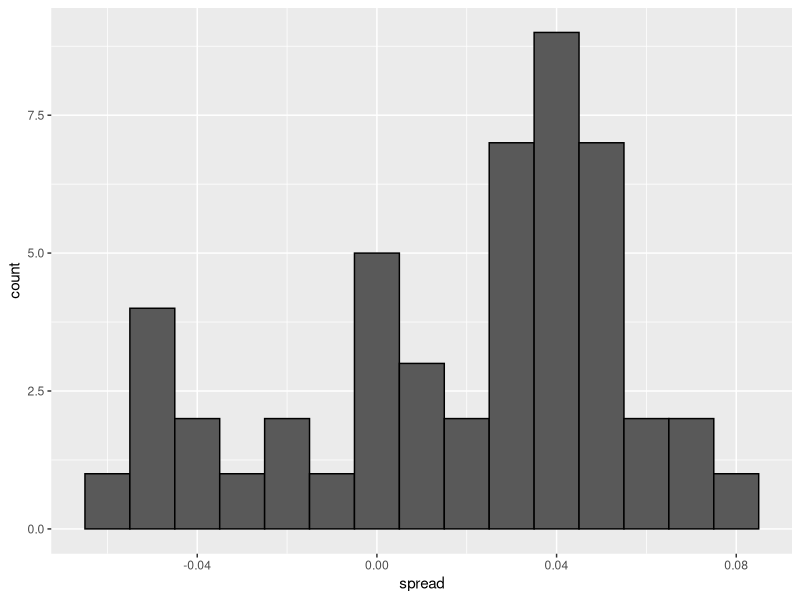
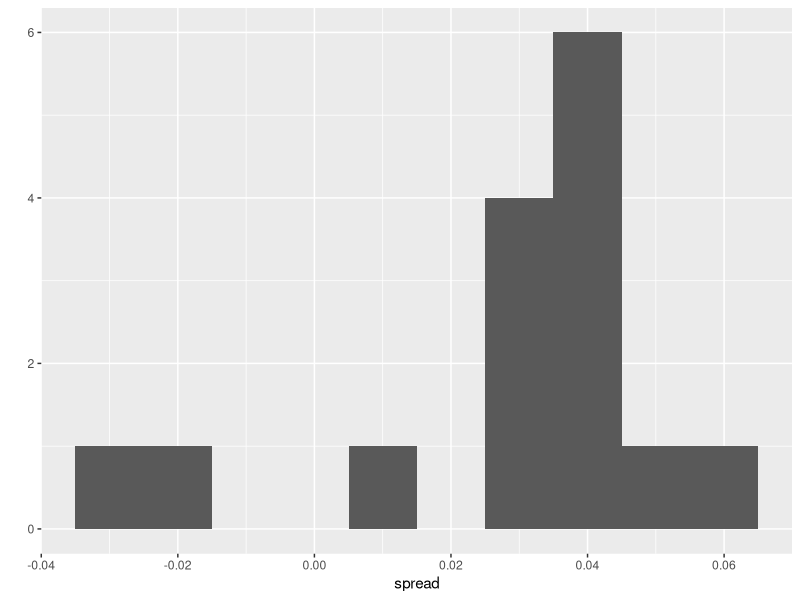
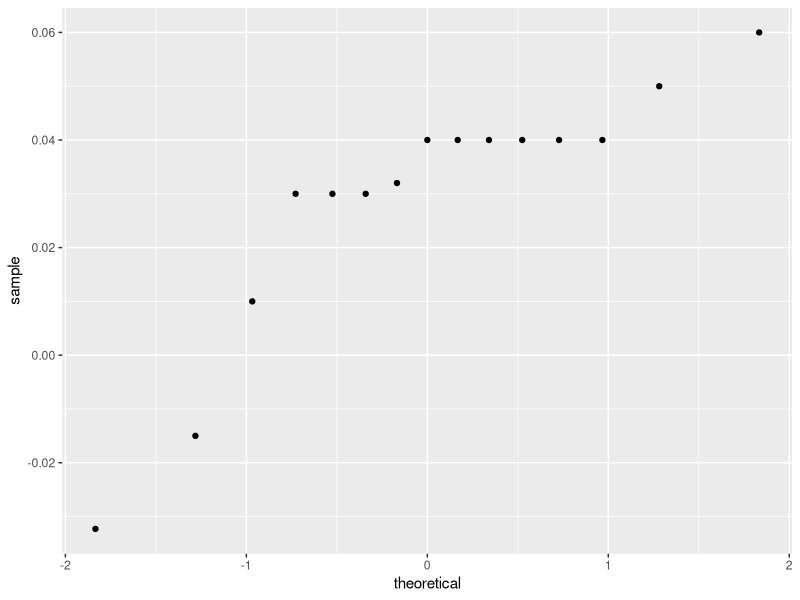

The R script that drew these images, in order:
# Poll aggregators
library(tidyverse)
library(dslabs)
d <- 0.039
Ns <- c(1298, 533, 1342, 897, 774, 254, 812, 324, 1291, 1056, 2172, 516)
p <- (d + 1) / 2

polls <- map_df(Ns, function(N) {
  x <- sample(c(0,1), size=N, replace=TRUE, prob=c(1-p, p))
  x_hat <- mean(x)
  se_hat <- sqrt(x_hat * (1 - x_hat) / N)
  list(estimate = 2 * x_hat - 1, 
       low = 2*(x_hat - 1.96*se_hat) - 1, 
       high = 2*(x_hat + 1.96*se_hat) - 1,
       sample_size = N)
}) %>% mutate(poll = seq_along(Ns))
sum(polls$sample_size)
d_hat <- polls %>% 
  summarize(avg = sum(estimate*sample_size) / sum(sample_size)) %>% 
  pull(avg)

# Poll data
data(polls_us_election_2016)
polls <- polls_us_election_2016 %>% 
  filter(state == "U.S." & enddate >= "2016-10-31" &
           (grade %in% c("A+","A","A-","B+") | is.na(grade)))
# We add a spread estimate:
  polls <- polls %>% 
  mutate(spread = rawpoll_clinton/100 - rawpoll_trump/100)
  
d_hat <- polls %>% 
    summarize(d_hat = sum(spread * samplesize) / sum(samplesize)) %>% 
    pull(d_hat)
#  and the standard error is:
p_hat <- (d_hat+1)/2 
moe <- 1.96 * 2 * sqrt(p_hat * (1 - p_hat) / sum(polls$samplesize))
polls %>%
  ggplot(aes(spread)) +
  geom_histogram(color="black", binwidth = .01)

# 16.2 Data-driven models
one_poll_per_pollster <- polls %>% group_by(pollster) %>% 
  filter(enddate == max(enddate)) %>%
  ungroup()
# Here is a histogram of the data for these 15 pollsters:
qplot(spread, data = one_poll_per_pollster, binwidth = 0.01)

sd(one_poll_per_pollster$spread)
# We are now ready to form a new confidence interval based on our new data-driven model:
results <- one_poll_per_pollster %>% 
  summarize(avg = mean(spread), 
            se = sd(spread) / sqrt(length(spread))) %>% 
  mutate(start = avg - 1.96 * se, end = avg + 1.96 * se) 
round(results * 100, 1)

# 16.4 Bayesian statistics

# 16.5 Bayes theorem simulation
prev <- 0.00025
N <- 100000
outcome <- sample(c("Disease","Healthy"), N, replace = TRUE, 
                  prob = c(prev, 1 - prev))
# Note that there are very few people with the disease:
N_D <- sum(outcome == "Disease")
N_H <- sum(outcome == "Healthy")
accuracy <- 0.99
test <- vector("character", N)
test[outcome == "Disease"]  <- 
  sample(c("+", "-"), N_D, replace = TRUE, prob = c(accuracy, 1 - accuracy))
test[outcome == "Healthy"]  <- 
  sample(c("-", "+"), N_H, replace = TRUE, prob = c(accuracy, 1 - accuracy))
table(outcome, test)

# 16.6 Hierarchical models

# 16.8 Case study: election forecasting
# tidyverse and dslabs loaded previously
polls <- polls_us_election_2016 %>% 
  filter(state == "U.S." & enddate >= "2016-10-31" &
           (grade %in% c("A+","A","A-","B+") | is.na(grade))) %>% 
  mutate(spread = rawpoll_clinton/100 - rawpoll_trump/100)

one_poll_per_pollster <- polls %>% group_by(pollster) %>% 
  filter(enddate == max(enddate)) %>%
  ungroup()

results <- one_poll_per_pollster %>% 
  summarize(avg = mean(spread), se = sd(spread)/sqrt(length(spread))) %>% 
  mutate(start = avg - 1.96*se, end = avg + 1.96*se)
#Bayesian approach
mu <- 0
tau <- 0.035
sigma <- results$se
Y <- results$avg
B <- sigma^2 / (sigma^2 + tau^2)

posterior_mean <- B*mu + (1-B)*Y
posterior_se <- sqrt( 1/ (1/sigma^2 + 1/tau^2))
posterior_mean + c(-1.96, 1.96)*posterior_se
#The posterior probability
1 - pnorm(0, posterior_mean, posterior_se)

set.seed(3)
J <- 6
N <- 2000
d <- .021
p <- (d + 1)/2
X <- d + rnorm(J, 0, 2 * sqrt(p * (1 - p) / N))

I <- 5
J <- 6
N <- 2000
X <- sapply(1:I, function(i){
  d + rnorm(J, 0, 2 * sqrt(p * (1 - p) / N))
})
I <- 5
J <- 6
N <- 2000
d <- .021
p <- (d + 1) / 2
h <- rnorm(I, 0, 0.025)
X <- sapply(1:I, function(i){
  d + h[i] + rnorm(J, 0, 2 * sqrt(p * (1 - p) / N))
})
sd(one_poll_per_pollster$spread)

mu <- 0
tau <- 0.035
sigma <- sqrt(results$se^2 + .025^2)
Y <- results$avg
B <- sigma^2 / (sigma^2 + tau^2)
posterior_mean <- B*mu + (1-B)*Y
posterior_se <- sqrt( 1/ (1/sigma^2 + 1/tau^2))
1 - pnorm(0, posterior_mean, posterior_se)
#Predicting the electoral college
results_us_election_2016 %>% top_n(5, electoral_votes)
results <- polls_us_election_2016 %>%
  filter(state!="U.S." & 
           !str_detect(state, "CD") & 
           enddate >="2016-10-31" & 
           (grade %in% c("A+","A","A-","B+") | is.na(grade))) %>%
  mutate(spread = rawpoll_clinton/100 - rawpoll_trump/100) %>%
  group_by(state) %>%
  summarize(avg = mean(spread), sd = sd(spread), n = n()) %>%
  mutate(state = as.character(state))

results %>% arrange(abs(avg))
results <- left_join(results, results_us_election_2016, by = "state")
results_us_election_2016 %>% filter(!state %in% results$state) %>% 
  pull(state)
results <- results %>%
  mutate(sd = ifelse(is.na(sd), median(results$sd, na.rm = TRUE), sd))
#Monte Carlo
B <- 10000
mu <- 0
tau <- 0.02
clinton_EV <- replicate(B, {
  results %>% mutate(sigma = sd/sqrt(n), 
                     B = sigma^2 / (sigma^2 + tau^2),
                     posterior_mean = B * mu + (1 - B) * avg,
                     posterior_se = sqrt(1 / (1/sigma^2 + 1/tau^2)),
                     result = rnorm(length(posterior_mean), 
                                    posterior_mean, posterior_se),
                     clinton = ifelse(result > 0, electoral_votes, 0)) %>% 
    summarize(clinton = sum(clinton)) %>% pull(clinton) + 7
})

mean(clinton_EV > 269)

tau <- 0.02
bias_sd <- 0.03
clinton_EV_2 <- replicate(1000, {
  results %>% mutate(sigma = sqrt(sd^2/n  + bias_sd^2),  
                     B = sigma^2 / (sigma^2 + tau^2),
                     posterior_mean = B*mu + (1-B)*avg,
                     posterior_se = sqrt( 1/ (1/sigma^2 + 1/tau^2)),
                     result = rnorm(length(posterior_mean), 
                                    posterior_mean, posterior_se),
                     clinton = ifelse(result>0, electoral_votes, 0)) %>% 
    summarize(clinton = sum(clinton) + 7) %>% 
    pull(clinton)
})
mean(clinton_EV_2 > 269)
#Forecasting
one_pollster <- polls_us_election_2016 %>% 
  filter(pollster == "Ipsos" & state == "U.S.") %>% 
  mutate(spread = rawpoll_clinton/100 - rawpoll_trump/100)
se <- one_pollster %>% 
  summarize(empirical = sd(spread), 
            theoretical = 2 * sqrt(mean(spread) * (1 - mean(spread)) /
                                     min(samplesize)))

# 16.10 The t-distribution
one_poll_per_pollster %>%
  ggplot(aes(sample=spread)) + stat_qq()
z <- qt(0.975,  nrow(one_poll_per_pollster)-1)
one_poll_per_pollster %>% 
  summarize(avg = mean(spread), moe = z*sd(spread)/sqrt(length(spread))) %>% 
  mutate(start = avg - moe, end = avg + moe)
qt(0.975, 14)
# is bigger than
qnorm(0.975)

data("polls_us_election_2016")
polls_us_election_2016 %>%
  filter(state =="Wisconsin" &
           enddate >="2016-10-31" & 
           (grade %in% c("A+","A","A-","B+") | is.na(grade))) %>%
  mutate(spread = rawpoll_clinton/100 - rawpoll_trump/100) %>%
  mutate(state = as.character(state)) %>%
  left_join(results_us_election_2016, by = "state") %>%
  mutate(actual = clinton/100 - trump/100) %>%
  summarize(actual = first(actual), avg = mean(spread), 
            sd = sd(spread), n = n()) %>%
  select(actual, avg, sd, n)
